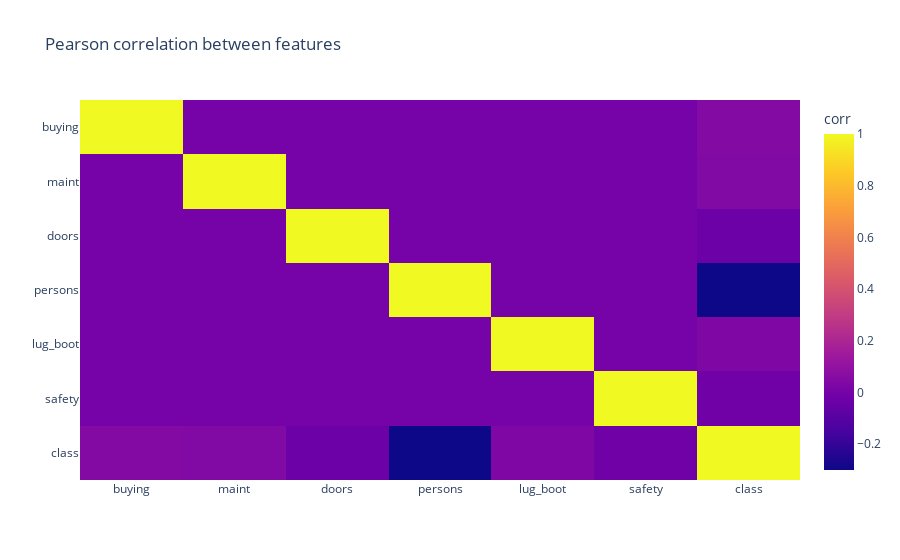

Source (notebook cell):
### Code cell
fig = px.imshow(
    label_encoded_df.corr(), aspect="auto", title='Pearson correlation between features',
    labels=dict(color="corr")
)

fig.show()

### Figure 1 — Plotly figure (JSON) as saved in the notebook; plotly's stock layout.template omitted (floating-point values rounded to 4 significant figures)
{"data": [{"coloraxis": "coloraxis", "hovertemplate": "x: %{x}<br>y: %{y}<br>corr: %{z}<extra></extra>", "name": "0", "type": "heatmap", "x": ["buying", "maint", "doors", "persons", "lug_boot", "safety", "class"], "xaxis": "x", "y": ["buying", "maint", "doors", "persons", "lug_boot", "safety", "class"], "yaxis": "y", "z": [[1, -3.437e-16, -2.097e-16, -4.089e-17, -1.691e-16, -2.439e-16, 0.05142], [-3.437e-16, 1, -6.466e-17, -4.272e-17, -1.549e-16, -1.405e-16, 0.04019], [-2.097e-16, -6.466e-17, 1, 1.957e-17, -1.943e-17, 1.063e-16, -0.03133], [-4.089e-17, -4.272e-17, 1.957e-17, 1, 3.855e-18, 3.392e-17, -0.2995], [-1.691e-16, -1.549e-16, -1.943e-17, 3.855e-18, 1, -1.542e-17, 0.03318], [-2.439e-16, -1.405e-16, 1.063e-16, 3.392e-17, -1.542e-17, 1, -0.02104], [0.05142, 0.04019, -0.03133, -0.2995, 0.03318, -0.02104, 1]]}], "layout": {"coloraxis": {"colorbar": {"title": {"text": "corr"}}, "colorscale": [[0, "#0d0887"], [0.1111, "#46039f"], [0.2222, "#7201a8"], [0.3333, "#9c179e"], [0.4444, "#bd3786"], [0.5556, "#d8576b"], [0.6667, "#ed7953"], [0.7778, "#fb9f3a"], [0.8889, "#fdca26"], [1, "#f0f921"]]}, "title": {"text": "Pearson correlation between features"}, "xaxis": {"anchor": "y", "domain": [0, 1]}, "yaxis": {"anchor": "x", "autorange": "reversed", "domain": [0, 1]}}}
